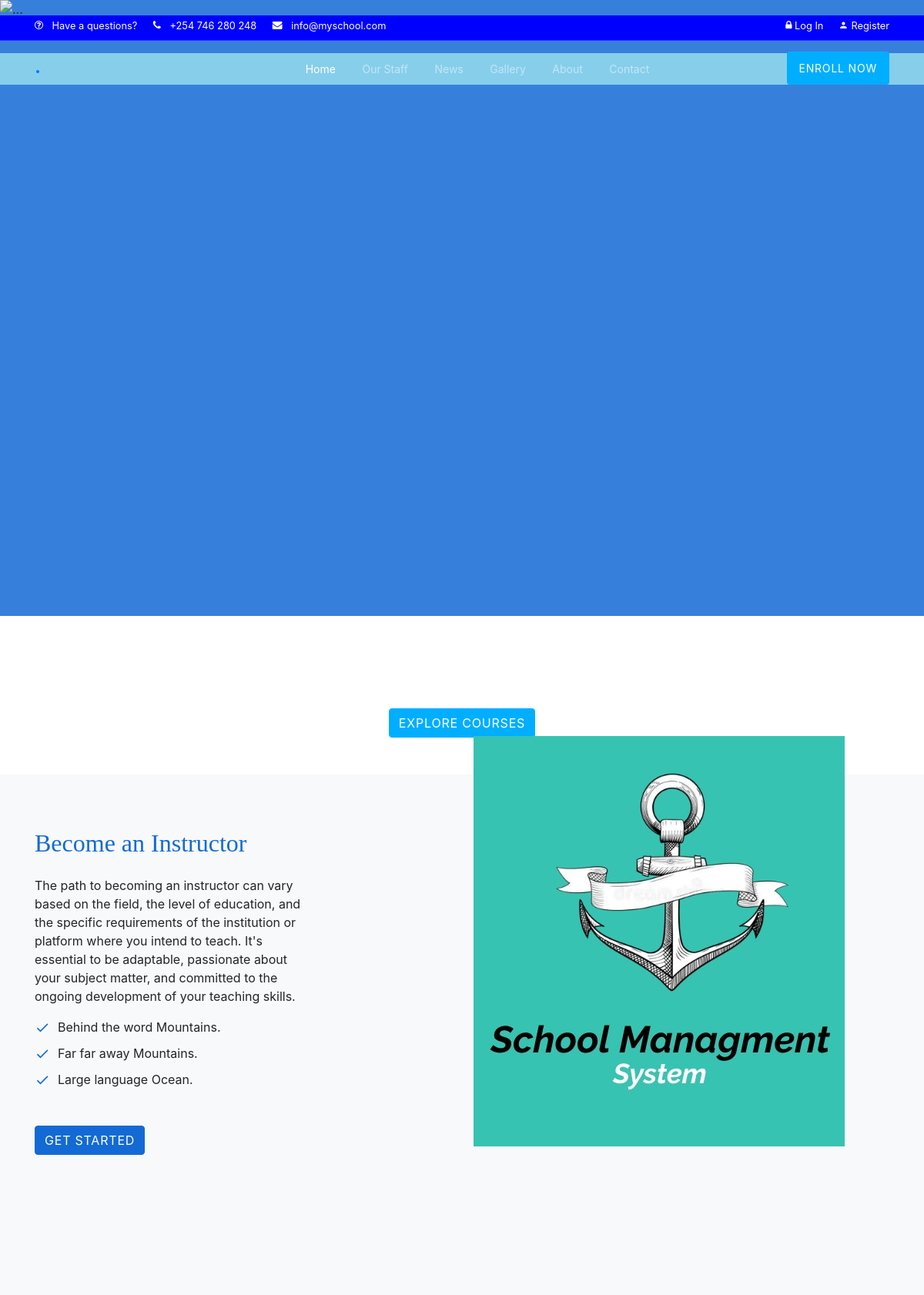
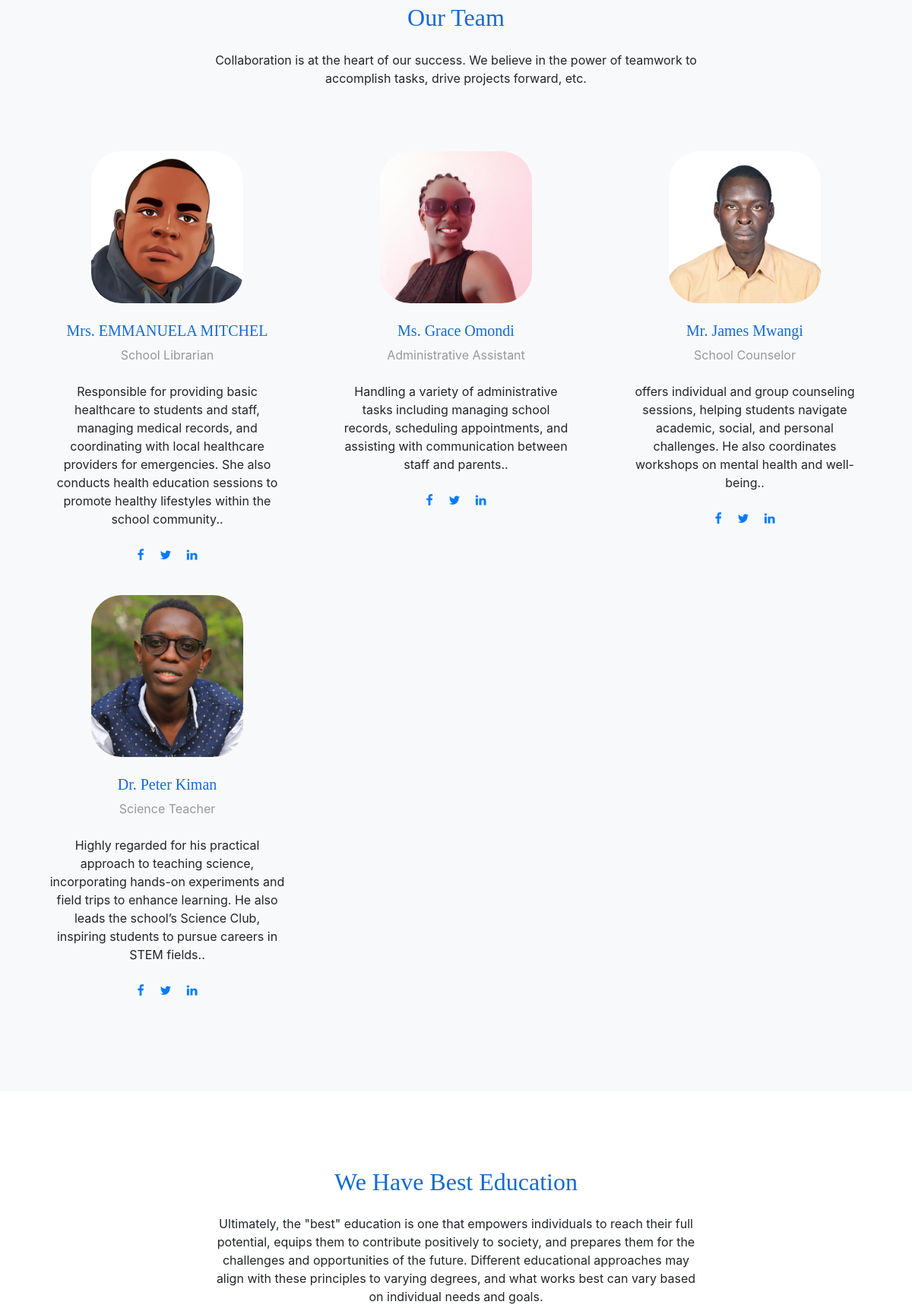
/about (upper part), run on the app's committed database (2 pictures, top to bottom).
### school/models.py (models this page shows, shortened)
class ourteam(models.Model):
    photo = models.ImageField(upload_to="upload/our team", default="upload/our team/team.png")
    name = models.CharField(max_length=30, blank=False, null=False)
    position = models.CharField(max_length=30, blank=False, null=True)
    description = models.CharField(max_length=500, blank=False, null=False)

### school/views.py (the view)
# urls.py: path('about', views.about),
def about(request):
    team = ourteam.objects.all()
    return render(request, 'about.html', {'navbar': 'about', 'team': team})

### school/templates/about.html (shortened to what this page needs)
{% extends 'layout.html' %}
{% load static %}
{% block body %}
    <br><br>
  <div class="services-section">
    <div class="container">
      <div class="row justify-content-between">
        <div class="col-lg-4 mb-5 mb-lg-0">
          <div class="section-title mb-3" data-aos="fade-up" data-aos-delay="0">
            <h2 class="line-bottom mb-4">Become an Instructor</h2>
          </div>
          <p data-aos="fade-up" data-aos-delay="100">The path to becoming an instructor can vary based on the field, the level of education, and the specific requirements of the institution or platform where you intend to teach. It's essential to be adaptable, passionate about your subject matter, and committed to the ongoing development of your teaching skills.</p>
          <ul class="ul-check list-unstyled mb-5 primary" data-aos="fade-up" data-aos-delay="200">
            <li>Behind the word Mountains.</li>
            <li>Far far away Mountains.</li>
            <li>Large language Ocean.</li>
          </ul>
          <p data-aos="fade-up" data-aos-delay="300"><a href="/" class="btn btn-primary">Get Started</a></p>
        </div>
        <div class="col-lg-6" data-aos="fade-up" data-aos-delay="0">
          <figure class="img-wrap-2">
              <img src="{% static 'images/logo.jpg' %}" alt="Image" class="img-fluid">
          </figure>
        </div>
      </div>
    </div>
  </div>
  <div class="untree_co-section bg-light">
    <div class="container">
      <div class="row justify-content-center mb-5">
        <div class="col-lg-7 text-center" data-aos="fade-up" data-aos-delay="0">
          <h2 class="line-bottom text-center mb-4">Our Team</h2>
          <p>Collaboration is at the heart of our success. We believe in the power of teamwork to accomplish tasks, drive projects forward, etc.</p>
        </div>
      </div>
      <div class="row"> {% for tm in team %}
        <div class="col-12 col-sm-6 col-md-6 mb-4 mb-lg-0 col-lg-4" data-aos="fade-up" data-aos-delay="0">
          <div class="staff text-center">
              <div class="mb-4"><img src="/media/{{ tm.photo }}" alt="Image" class="img-fluid"></div>
            <div class="staff-body">
              <h3 class="staff-name">{{ tm.name }}</h3>
              <span class="d-block position mb-4">{{ tm.position }}</span>
              <p class="mb-4">{{ tm.description }}.</p>
              <div class="social">
                <a href="https://www.facebook.com/" class="mx-2"><span class="icon-facebook"></span></a>
                <a href="https://twitter.com/" class="mx-2"><span class="icon-twitter"></span></a>
                <a href="https://linkedin.com/" class="mx-2"><span class="icon-linkedin"></span></a>
              </div>
            </div>
          </div>
        </div>{% endfor %}
      </div>
    </div>
  </div>
   <div class="untree_co-section">
    <div class="container">
      <div class="row justify-content-center mb-5">
        <div class="col-lg-7 text-center" data-aos="fade-up" data-aos-delay="0">
          <h2 class="line-bottom text-center mb-4">We Have Best Education</h2>
          <p>Ultimately, the "best" education is one that empowers individuals to reach their full potential, equips them to contribute positively to society, and prepares them for the challenges and opportunities of the future. Different educational approaches may align with these principles to varying degrees, and what works best can vary based on individual needs and goals.</p>
        </div>
      </div>
    </div>
  </div>
  </body>
  </html>
{% endblock %}

### school/static/css/style.css (style rules this page uses)
body { font-family: "Inter", sans-serif; line-height: 1.6; background-color: #ffffff; overflow-x: hidden; font-size: 16px; color: #666; }
body:before { content: ""; position: fixed; top: 0; left: 0; z-index: 99; right: 0; bottom: 0; background: rgba(0, 0, 0, 0.2); opacity: 0; visibility: hidden; -webkit-transition: .3s all ease; -o-transition: .3s all ease; transition: .3s all ease; }
a { color: #136ad5; -webkit-transition: .3s all ease; -o-transition: .3s all ease; transition: .3s all ease; }
h1, .h1, h2, .h2, h3, .h3, h4, .h4 { font-family: "Display Playfair", serif; color: #black; }
.btn { padding-top: 15px; padding-bottom: 15px; padding-left: 30px; padding-right: 30px; border-radius: 30px; font-size: 11px; text-transform: uppercase; font-weight: 700; letter-spacing: .05rem; }
.btn.btn-primary { background: #136ad5; border-color: #136ad5; }
.untree_co-section { padding: 100px 0; position: relative; }
.line-bottom { position: relative; padding-bottom: 0px; color: #136ad5; }
.line-bottom:before { display: none; content: ""; position: absolute; width: 40px; height: 3px; background: #ec661f; bottom: 0; }
.line-bottom.text-center:before { left: 50%; -webkit-transform: translateX(-50%); -ms-transform: translateX(-50%); transform: translateX(-50%); }
.staff { padding: 20px; }
.staff img { border-radius: 40px; width: 200px; }
.staff h3 { font-size: 20px; color: #136ad5; }
.staff .position { color: rgba(52, 58, 64, 0.5); }
.services-section { background: #f8f9fa; padding: 70px 0; }
.img-wrap-2 { margin-top: -120px; position: relative; z-index: 9; }
.ul-check li { position: relative; padding-left: 30px; margin-bottom: 10px; }
.ul-check li:before { position: absolute; left: 0; top: -.2rem; content: "\e5ca"; font-size: 20px; font-family: 'icomoon'; }
.ul-check.primary li:before { color: #136ad5; }
.section-title { color: #000000; margin-bottom: 30px; }

### data on the page
ourteam: photo (picture), name "Mrs. EMMANUELA MITCHEL", position "School Librarian", description "Responsible for providing basic healthcare to students and staff, managing medical records, and coordinating with local healthcare providers for emergencies. She also conducts health education sessions to promote healthy lifestyles within the school community."
ourteam: photo (picture), name "Ms. Grace Omondi", position "Administrative Assistant", description "Handling a variety of administrative tasks including managing school records, scheduling appointments, and assisting with communication between staff and parents."
ourteam: photo (picture), name "Mr. James Mwangi", position "School Counselor", description "offers individual and group counseling sessions, helping students navigate academic, social, and personal challenges. He also coordinates workshops on mental health and well-being."
ourteam: photo (picture), name "Dr. Peter Kiman", position "Science Teacher", description "Highly regarded for his practical approach to teaching science, incorporating hands-on experiments and field trips to enhance learning. He also leads the school’s Science Club, inspiring students to pursue careers in STEM fields."
